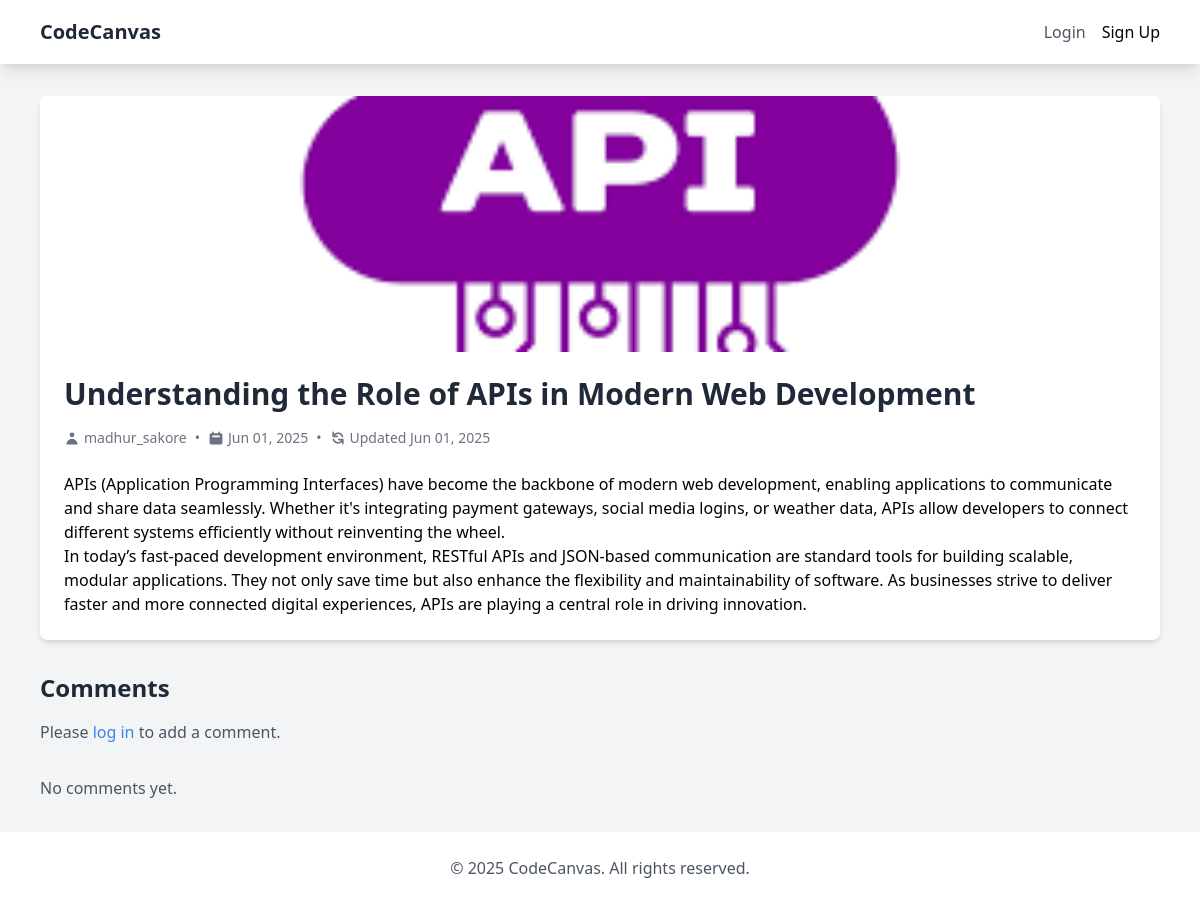
Page /post/understanding-the-role-of-apis-in-modern-web-development/ on the committed database.
### blog/models.py (models this page shows, shortened)
class Post(models.Model):
    title = models.CharField(max_length=200)
    slug = models.SlugField(unique=True, blank=True)
    author = models.ForeignKey(User, on_delete=models.CASCADE)
    content = models.TextField()
    image = models.ImageField(upload_to='blog_images/', blank=True, null=True)
    created_at = models.DateTimeField(auto_now_add=True)
    updated_at = models.DateTimeField(auto_now=True)
    class Meta:
        ordering = ['-created_at']

### blog/views.py (the view)
# urls.py: path('post/<slug:slug>/', views.PostDetailView.as_view(), name='post_detail'),
class PostDetailView(DetailView):
    model = Post
    template_name = 'blog/post_detail.html'
    def get_context_data(self, **kwargs):
        context = super().get_context_data(**kwargs)
        context['comment_form'] = CommentForm()
        return context

### templates/blog/post_detail.html (shortened to what this page needs)
{% extends 'base.html' %}
{% block content %}
<article class="bg-white rounded-lg shadow-md overflow-hidden">
    {% if post.image %}
        <img src="{{ post.image.url }}" alt="{{ post.title }}" class="w-full h-64 object-cover">
    {% endif %}
    <div class="p-6">
        <div class="flex justify-between items-start mb-4">
            <h1 class="text-3xl font-bold text-gray-800">{{ post.title }}</h1>
        </div>
        <div class="flex items-center text-sm text-gray-500 mb-6">
            <span class="flex items-center">
                <svg class="w-4 h-4 mr-1" fill="currentColor" viewBox="0 0 20 20">
                    <path d="M10 9a3 3 0 100-6 3 3 0 000 6zm-7 9a7 7 0 1114 0H3z"></path>
                </svg>
                {{ post.author.username }}
            </span>
            <span class="mx-2">&bull;</span>
            <span class="flex items-center">
                <svg class="w-4 h-4 mr-1" fill="currentColor" viewBox="0 0 20 20">
                    <path fill-rule="evenodd" d="M6 2a1 1 0 00-1 1v1H4a2 2 0 00-2 2v10a2 2 0 002 2h12a2 2 0 002-2V6a2 2 0 00-2-2h-1V3a1 1 0 10-2 0v1H7V3a1 1 0 00-1-1zm0 5a1 1 0 000 2h8a1 1 0 100-2H6z" clip-rule="evenodd"></path>
                </svg>
                {{ post.created_at|date:"M d, Y" }}
            </span>
            {% if post.updated_at != post.created_at %}
                <span class="mx-2">&bull;</span>
                <span class="flex items-center">
                    Updated {{ post.updated_at|date:"M d, Y" }}
                </span>
            {% endif %}
        </div>
        <div class="prose max-w-none">
            {{ post.content|linebreaks }}
        </div>
    </div>
</article>
<div class="mt-8">
    <h2 class="text-2xl font-bold text-gray-800 mb-4">Comments</h2>
    {% if user.is_authenticated %}
        <form method="post" action="{% url 'add_comment' post.slug %}" class="mb-8">
            {% csrf_token %}
            <div class="mb-4">
                {{ comment_form.content }}
            </div>
            <button type="submit" class="btn bg-green-500 text-white hover:bg-green-600 px-10">
                <svg class="w-4 h-4 mr-1 inline" fill="none" stroke="currentColor" viewBox="0 0 24 24">
                    <path stroke-linecap="round" stroke-linejoin="round" stroke-width="2" d="M12 6v6m0 0v6m0-6h6m-6 0H6"></path>
                </svg>
                Add Comment
            </button>
        </form>
    {% else %}
        <p class="mb-8 text-gray-600">Please <a href="{% url 'login' %}" class="text-blue-500 hover:underline">log in</a> to add a comment.</p>
    {% endif %}
    <div class="space-y-4">
        {% for comment in post.comments.all %}
            <div class="bg-white rounded-lg shadow-md p-4">
                <div class="flex justify-between items-start mb-2">
                    <div class="flex items-center">
                        <svg class="w-4 h-4 mr-1 text-gray-500" fill="currentColor" viewBox="0 0 20 20">
                            <path d="M10 9a3 3 0 100-6 3 3 0 000 6zm-7 9a7 7 0 1114 0H3z"></path>
                        </svg>
                        <span class="font-medium text-gray-800">{{ comment.author.username }}</span>
                        <span class="text-sm text-gray-500 ml-2">{{ comment.created_at|date:"M d, Y" }}</span>
                    </div>
                    {% if user == comment.author %}
                        <form method="post" action="{% url 'delete_comment' comment.pk %}" class="inline">
                            {% csrf_token %}
                            <button type="submit" class="text-red-500 hover:text-red-600 text-sm flex items-center">
                                <svg class="w-4 h-4 mr-1" fill="none" stroke="currentColor" viewBox="0 0 24 24">
                                    <path stroke-linecap="round" stroke-linejoin="round" stroke-width="2" d="M19 7l-.867 12.142A2 2 0 0116.138 21H7.862a2 2 0 01-1.995-1.858L5 7m5 4v6m4-6v6m1-10V4a1 1 0 00-1-1h-4a1 1 0 00-1 1v3M4 7h16"></path>
                                </svg>
                                Delete
                            </button>
                        </form>
                    {% endif %}
                </div>
                <p class="text-gray-600">{{ comment.content|linebreaks }}</p>
            </div>
        {% empty %}
            <p class="text-gray-600">No comments yet.</p>
        {% endfor %}
    </div>
</div>
{% endblock %}

### rows in the picture
Post: image (picture), title "Understanding the Role of APIs in Modern Web Development", author.username "madhur_sakore", created_at "Jun 01, 2025", updated_at "Jun 01, 2025", content "APIs (Application Programming Interfaces) have become the backbone of modern web development, enabling applications to communicate and share data seamlessly. Whether it's integrating payment gateways, social media logins, or weather data, APIs allow developers to connect different systems efficiently without reinventing the wheel. In today’s fast-paced development environment, RESTful APIs and JSON-based communication are standard tools for building scalable, modular applications. They not only save time but also enhance the flexibility and maintainability of software. As businesses strive to deliver faster and more connected digital experiences, APIs are playing a central role in driving…"
